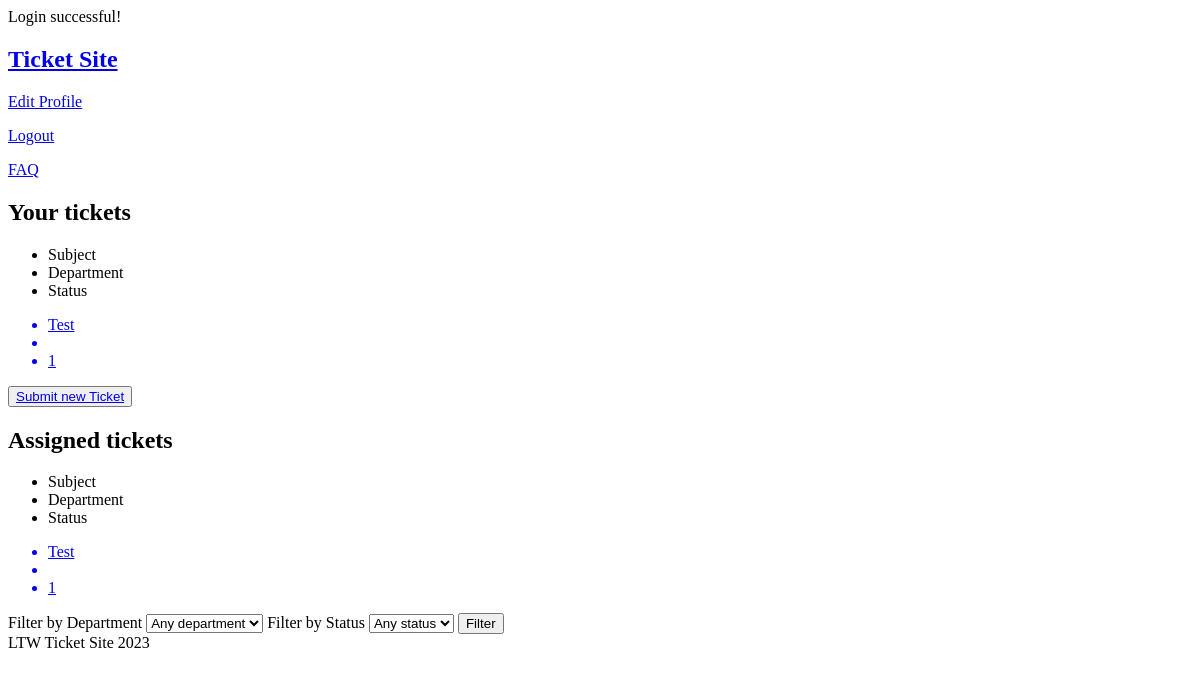
/pages (signed in), run on an earlier commit of the app's database.
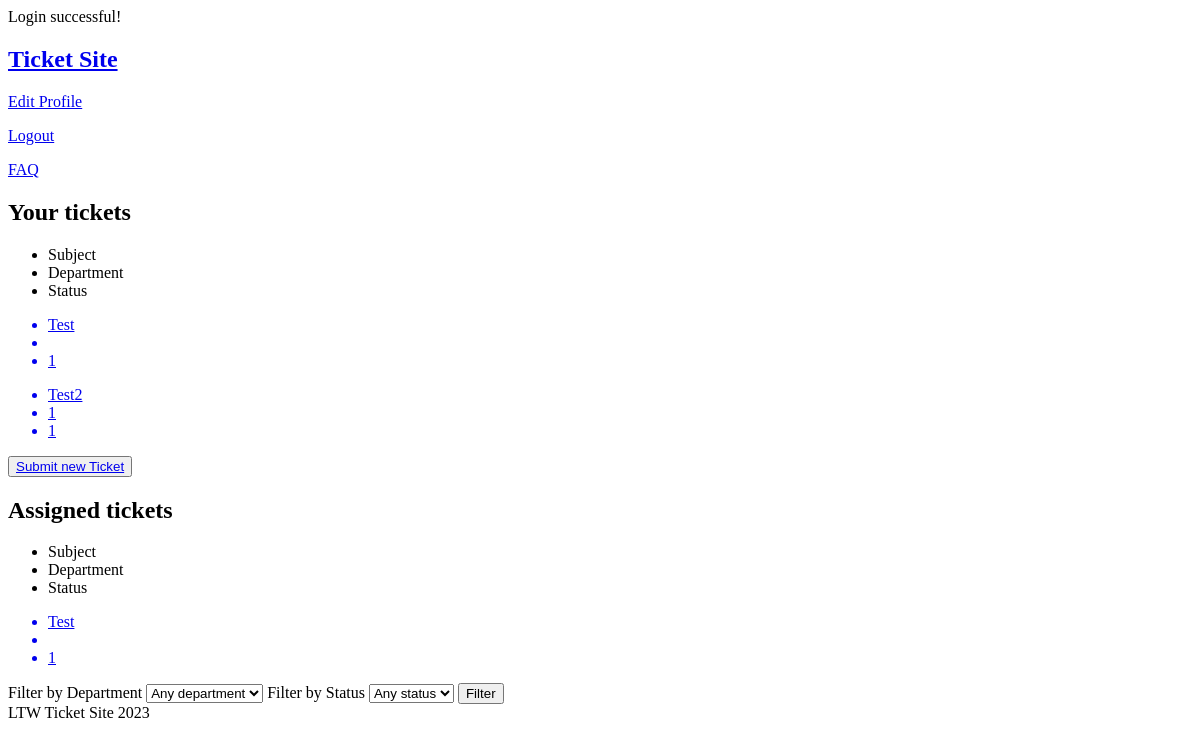
And on a later commit of the database.
### tables this page shows
CREATE TABLE tickets (
    id INTEGER PRIMARY KEY AUTOINCREMENT,
    subject TEXT NOT NULL,
    content TEXT,
    submitter_id INTEGER NOT NULL,
    assignee_id INTEGER,
    department_id INTEGER,
    status_id INTEGER NOT NULL,
    FOREIGN KEY (submitter_id) REFERENCES users(id),
    FOREIGN KEY (assignee_id) REFERENCES users(id),
    FOREIGN KEY (department_id) REFERENCES departments(id),
    FOREIGN KEY (status_id) REFERENCES status(id)
);

### utils/session.php (called while the page is built, shortened)
<?php
    class Session {
        private array $messages;
        public function __construct(){
            $this->messages = isset($_SESSION['messages']) ? $_SESSION['messages'] : array();
        }
        public function isLoggedIn() : bool {
            return isset($_SESSION['id']);
        }
        public function getID() : ?int {
            return isset($_SESSION['id']) ? $_SESSION['id'] : null;
        }
        public function getRole() : ?int {
            return isset($_SESSION['role']) ? $_SESSION['role'] : null;
        }
        public function getMessages() {
            return $this->messages;
        }
    }

### database/classes/ticket.class.php (called while the page is built, shortened)
<?php
    class Ticket {
        public function __construct(int $id, string $subject, ?string $content, int $submitter_id,
                                    ?int $assignee_id, $department_id, int $status_id) {
            $this->id = $id;
            $this->subject = $subject;
            $this->department_id = $department_id === "" ? null : $department_id;
            $this->status_id = $status_id;
        }
        static function getUserTickets(PDO $db, int $user_id) : array {
            $stmt = $db->prepare('SELECT * FROM tickets WHERE submitter_id = ?');
            $stmt->execute(array($user_id));
            $tickets = array();
            while ($ticket = $stmt->fetch()) {
                $tickets[] = new Ticket($ticket['id'], $ticket['subject'], $ticket['content'],
                                        $ticket['submitter_id'], $ticket['assignee_id'],
                                        $ticket['department_id'], $ticket['status_id']);
            }
            return $tickets;
        }
        static function getAgentTickets(PDO $db, int $agent) : array {
            $stmt = $db->prepare('SELECT t.id, t.subject, t.content, t.submitter_id, t.assignee_id, t.department_id, t.status_id
                                FROM tickets t LEFT JOIN departments d ON t.department_id = d.id LEFT JOIN agent_departments ad
                                ON ad.department_id = d.id WHERE (ad.agent_id = ? OR t.assignee_id = ?)');
            $stmt->execute(array($agent, $agent));
            $tickets = array();
            while($ticket = $stmt->fetch()){
                $tickets[] = new Ticket($ticket['id'], $ticket['subject'], $ticket['content'],
                                        $ticket['submitter_id'], $ticket['assignee_id'],
                                        $ticket['department_id'], $ticket['status_id']);
            }
            return $tickets;
        }
    }
?>

### templates/ticket.tpl.php (the view, shortened to what this page needs)
<?php function drawTickets(array $tickets) { ?>
<h2>Your tickets</h2>
<ul>
    <li>Subject</li>
    <li>Department</li>
    <li>Status</li>
</ul>
<?php foreach($tickets as $ticket) { ?>
    <ul><a href="../pages/ticket.php?id=<?=$ticket->id?>">
        <li><?=$ticket->subject?></li>
        <li><?=$ticket->department_id?></li>
        <li><?=$ticket->status_id?></li>
    </a></ul>
<?php } ?>
<?php } ?>
<?php function drawAgentTickets(array $tickets, array $departments, array $status) { ?>
<h2>Assigned tickets</h2>
<ul>
    <li>Subject</li>
    <li>Department</li>
    <li>Status</li>
</ul>
<section id="tickets">
    <?php foreach($tickets as $ticket) { ?>
        <ul><a href="../pages/ticket.php?id=<?=$ticket->id?>">
            <li><?=$ticket->subject?></li>
            <li><?=$ticket->department_id?></li>
            <li><?=$ticket->status_id?></li>
        </a></ul>
    <?php } ?>
</section>
<form>
    <label>
        Filter by Department
        <select id="department">
            <option value="" selected>Any department</option>
        </select>
    </label>
    <label>
        Filter by Status
        <select id="status">
        <option value="" selected>Any status</option>
        </select>
    </label>
    <button type="submit" id="submit_ticket_filter">Filter</button>
</form>
<?php } ?>

### templates/common.tpl.php (shortened to what this page needs)
<?php function drawHeader(Session $session) { ?>
<!DOCTYPE html>
<html lang="en-US">
    <head>
    </head>
    <body>
        <?php drawMessages($session); ?>
        <header>
            <nav>
                <h1><a href="../pages/">Ticket Site</a></h1>
                <?php
                    if($session->isLoggedIn()) drawLoggedIn();
                    else drawLoggedOff();
                ?>
                <p><a href="../pages/faq.php">FAQ</a></p>
<?php } ?>
<?php function drawLoggedIn() { ?>
        <p><a href="../pages/editprofile.php">Edit Profile</a></p>
        <p><a href="../actions/action_logout.php">Logout</a></p>
    </nav>
</header>
<main>
<?php } ?>
<?php function drawFooter() { ?>
        </main>
        <footer>
            LTW Ticket Site 2023
        </footer>
    </body>
</html>
<?php } ?>
<?php function drawMessages(Session $session) { ?>
    <section>
        <?php foreach($session->getMessages() as $message) { ?>
            <article>
                <?=$message['text']?>
            </article>
        <?php } ?>
    </section>
<?php } ?>
<?php function drawButton(string $text, string $path) { ?>
<button><a href="<?=$path?>"><?=$text?></a></button>
<?php } ?>

### pages/index.php (shortened to what this page needs)
<?php
require_once('../utils/session.php');
$session = new Session();
$db = getDataBaseConnection();
require_once('../templates/common.tpl.php');
require_once('../templates/ticket.tpl.php');
require_once('../database/classes/ticket.class.php');
drawHeader($session);
if($session->isLoggedIn()){
    drawTickets(Ticket::getUserTickets($db, $session->getID()));
    drawButton('Submit new Ticket', '../pages/ticketsubmission.php');
    if($session->getRole() < 3 ){
        $tickets = Ticket::getAgentTickets($db, $session->getID());
        $departments = Department::getDepartments($db);
        $statuses = Status::getAllStatus($db);
        drawAgentTickets($tickets, $departments, $statuses);
    }
}
drawFooter();
?>

What changed in the data, as far as the page shows it:
added tickets: subject "Test2", department "1", status "1", shown under "Your tickets"
